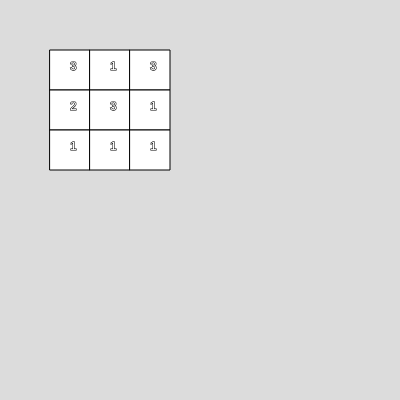
Frame 1 (no input)
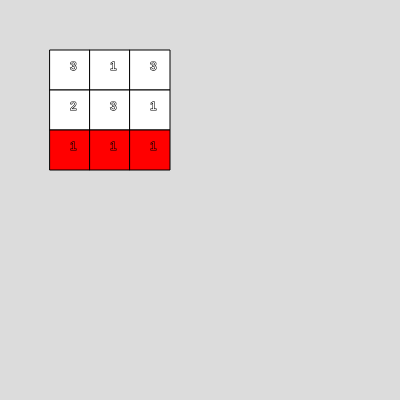
Frame 60 (no input)
Frame 120 (the mouse pressed at the canvas centre since frame 60): identical to frame 60, image omitted

The p5.js sketch that drew these frames (run headless with seeded random() and noise() and a simulated clock; from frame 60 on, the mouse is pressed at the canvas centre):

// p5.js sketch
// ── sketch.js
let board;
let tileMoved = true;
let sTilePos = [];
let eTilePos = [];

function setup() {
  createCanvas(400, 400);
  board = new Board(50, 50);
}

function draw() {
  background(220);

  board.show();

  if (tileMoved) {
    board.match();
    tileMoved = false;
  }
}

// function mouseClicked() {
//   tileMoved = true;
//   print(board.map)
// }

function mousePressed() {
  sTilePos = board.getTilePos(mouseX, mouseY);
}

function mouseReleased() {
  eTilePos = board.getTilePos(mouseX, mouseY);
  
  board.moveTile(sTilePos, eTilePos);
  tileMoved = true;
}

// ── Board.js
class Board {
    constructor(x, y) {
        this.x = x;
        this.y = y; 
        this.rows = 3;
        this.cols = 3;
        this.map = [];

        this.tileWidth = 40;
        this.initBoard();
        this.setRandomBoard();

    }

    initBoard() {
        this.map = Array.from({length:this.rows}, ()=>Array(this.cols).fill(0));
    }

    setRandomBoard() {
        for (let i=0; i<this.rows; i++) {
            for (let j=0; j<this.cols; j++) {
                let tile = new Tile();
                this.map[i][j] = tile;
            }
        }
    }

    match() {
        let rules = [
            [[0,0], [0,1], [0,2]],
            [[1,0], [1,1], [1,2]],
            [[2,0], [2,1], [2,2]],

            [[0,0], [1,0], [2,0]],
            [[0,1], [1,1], [2,1]],
            [[0,2], [1,2], [2,2]],
        ];

         
        for (let rule of rules) {
            
            let values = [];
            for (let i of rule) {
                values.push(this.map[i[1]][i[0]].value);
            }

            if (this.areAllElementsEqual(values)) {
                print(values);
                this.breakTiles(rule);
            }

        }
    }

    breakTiles(aRule) {
        for (let i of aRule) {
            this.map[i[1]][i[0]].break();
        }
    }

    areAllElementsEqual(arr) {
        return arr.every(element => element === arr[0]);
    }

    getTilePos(mx, my) {
        let bx = mx - this.x;
        let by = my - this.y;

        let ty = floor(bx / this.tileWidth);
        let tx = floor(by / this.tileWidth);
        print([tx, ty]);
        return [tx, ty];
    }

    moveTile(sPos, ePos) {
        let sTile = this.map[sPos[0]][sPos[1]];
        let eTile = this.map[ePos[0]][ePos[1]];

        this.map[ePos[0]][ePos[1]] = sTile;
        this.map[sPos[0]][sPos[1]] = eTile;
    }

    show() {
        for (let i=0; i<this.rows; i++) {
            for (let j=0; j<this.cols; j++) {
                
                let rx = this.x + i*this.tileWidth;
                let ry = this.y + j*this.tileWidth;

                let tile = this.map[j][i];
                fill(tile.c)
                rect(rx, ry, this.tileWidth, this.tileWidth);
                stroke(0);
                text(tile.value, rx+this.tileWidth/2, ry+this.tileWidth/2);
                
            }
        }
    }
}
// ── Tile.js
class Tile {
    constructor() {
        this.c = color(255);
        this.value = random([1, 2, 3]);
    }

    break() {
        this.c = color(255, 0, 0);
    }

}
